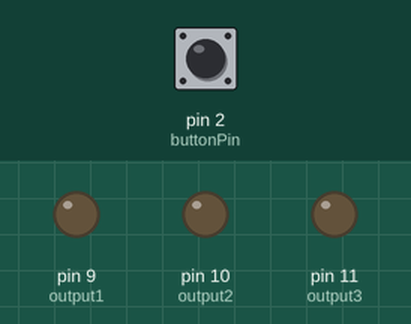
Simulated run of this sketch. Board: Arduino Uno, built with avr-gcc and run on an emulated ATmega328P. Parts: output pins drawn as LEDs (lit = HIGH). The inputs (shaded band) are chosen by the test bench; at power-on: pin 2 (buttonPin) LOW.

Above: at 1.2 s.
1.3 s: pin 2 (buttonPin) pulled HIGH for 0.15 s
At 2.4 s:
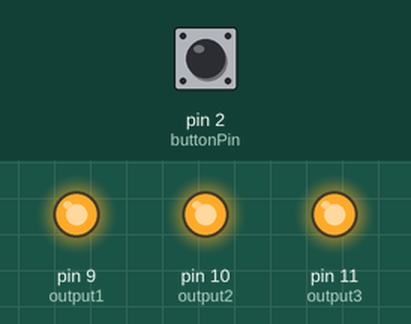
2.9 s: pin 2 (buttonPin) pulled HIGH for 1 s
At 3.6 s:
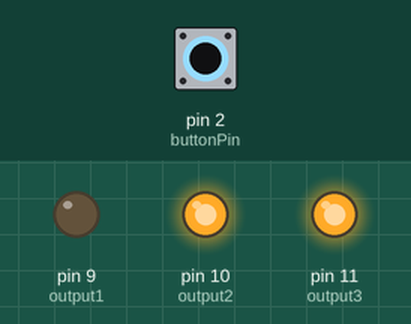
5.4 s: pin 2 (buttonPin) pulled HIGH for 0.15 s
At 6.6 s:
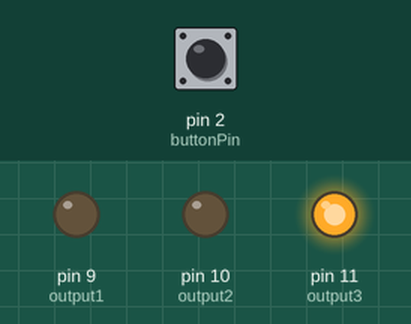
7.0 s: pin 2 (buttonPin) pulled HIGH for 3.2 s
At 7.9 s:
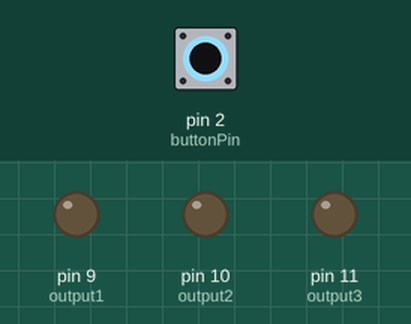
Timing chart, 0 to 10.0 s (numbered marks = the images above; inputs shaded):
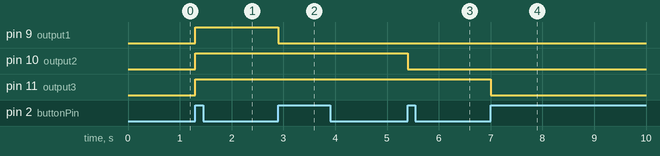

Measured:
- after the input at 1.3 s, pin 9 (output1), pin 10 (output2), pin 11 (output3): LOW → HIGH at once
- after the input at 2.9 s, pin 9 (output1): HIGH → LOW at once
- after the input at 5.4 s, pin 10 (output2): HIGH → LOW at once
- after the input at 7.0 s, pin 11 (output3): HIGH → LOW at once

The sketch:

Beats_button_controll_motor.ino
```cpp
const int buttonPin = 2;
const int output1 = 9;
const int output2 = 10;
const int output3 = 11;
//initialize pins
int buttonPushCounter = 0;
int buttonState = 0;
int lastButtonState = 0;

//initialize numbers
void setup() {
pinMode(buttonPin,INPUT);
pinMode(output1,OUTPUT);
pinMode(output2,OUTPUT);
pinMode(output3,OUTPUT);
//pin set up
}

void loop() {
 int buttonState = digitalRead(buttonPin);        //sub in value (HIGH or LOW) for "buttonState"
  if (buttonState != lastButtonState)             //compare the two button states, continue if it change
  {
     if(buttonState==HIGH)                       //check if the button is on high
      {
       buttonPushCounter++;                       //add a count to the amount of pushes, used for next step
       if (buttonPushCounter==1)                   //turn on all led if it is the first time button is pressed
       {
         digitalWrite(output1, HIGH);
         digitalWrite(output2, HIGH);
         digitalWrite(output3, HIGH);
       }
       else if (buttonPushCounter==2)              //turn on two led if it is the second time button is pressed
       {
         digitalWrite(output1, LOW);
         digitalWrite(output2,HIGH);
         digitalWrite(output3,HIGH);
       }
       else if (buttonPushCounter==3)              //turn on one led if it is the third time button is pressed
       {
         digitalWrite(output1,LOW);
         digitalWrite(output2,LOW);
         digitalWrite(output3,HIGH);
       }
       else if (buttonPushCounter==4)              //turn all led off if it is the fourth time buttons is pressed
       {
          digitalWrite(output1,LOW);
          digitalWrite(output2,LOW);
          digitalWrite(output3,LOW);
                             //clear all count back to 0 (original)
        }
    }
    delay(50);                                    //delay to avoid fast track
  }
   lastButtonState=buttonState;                    //set the lastButtonState to buttonState for the next loop
}
```
